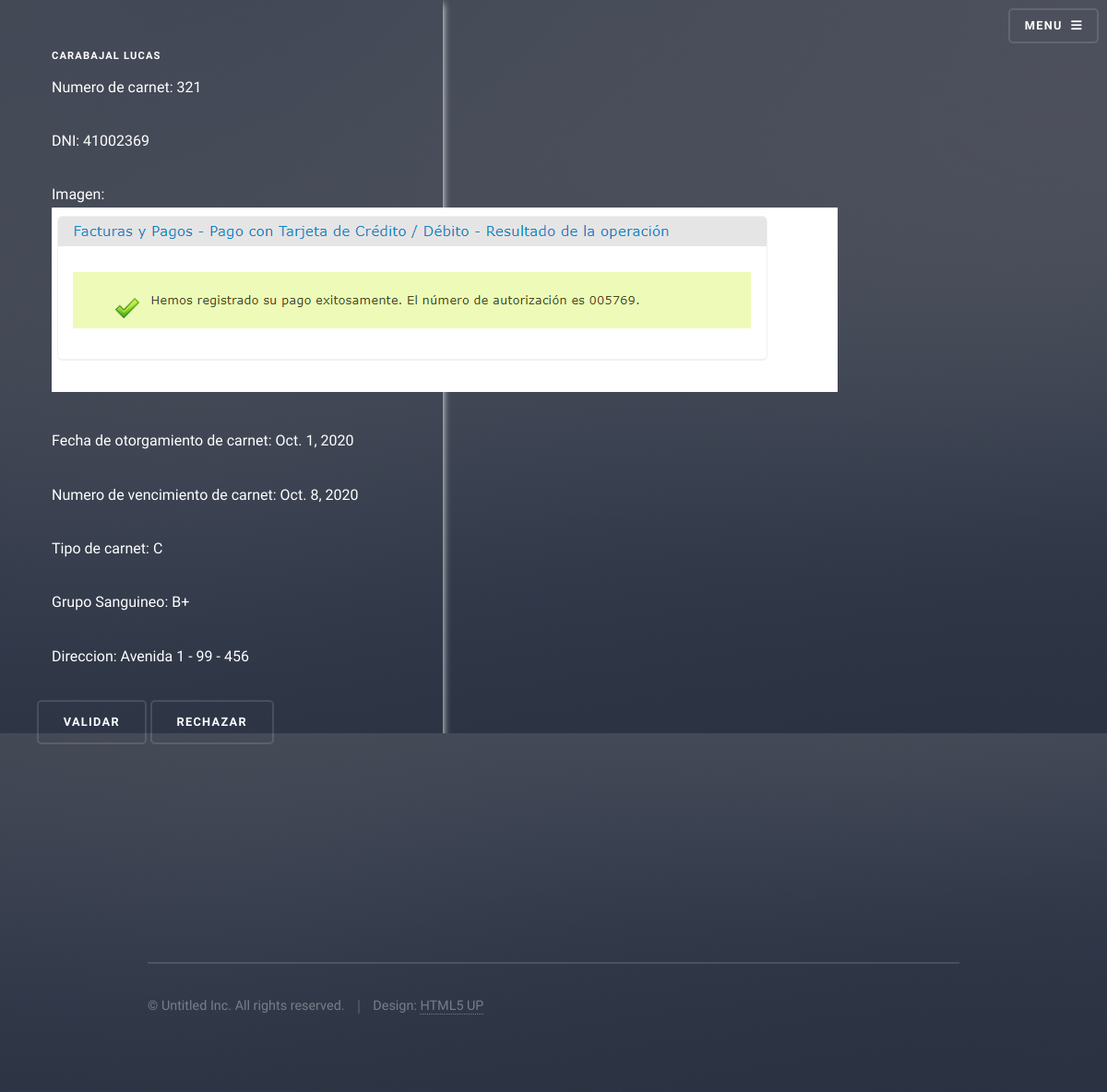
The app's page /validar-carnets/3/ with its own data.
### user/models.py (models this page shows, shortened)
class Carnet(models.Model):
    n_carnet = models.IntegerField()
    foto = models.ImageField(upload_to='media/', null=True,blank=True)
    otorgamiento = models.DateField()
    vencimiento = models.DateField()
    tipo_carnet = models.ForeignKey(TipoCarnet, on_delete=models.PROTECT, null=True)
    donante = models.BooleanField(default=False)
    grupo_s = models.ForeignKey(GrupoSanguineo, on_delete=models.PROTECT, null=True)
    validado = models.BooleanField(default=False, blank=True)
    user = models.ForeignKey(Usuario, on_delete=models.CASCADE, blank=True, null=True, related_name='users')

class Usuario(AbstractUser):
    dni = models.IntegerField(blank=True, null=True)
    nacimiento = models.DateField(blank=True, null=True)
    image = models.ImageField(upload_to='users/%Y/%m/%d', null=True, blank=True)
    nacionalidad = models.ForeignKey(Nacionalidad, on_delete=models.CASCADE, null=True)
    phone = models.IntegerField(blank=True, null=True)
    direccion = models.ForeignKey(Direcciones, on_delete=models.CASCADE, null=True, blank=True)

class TipoCarnet(models.Model):
    tipo = models.CharField(max_length=5)
    def __str__(self):
        return self.tipo

class GrupoSanguineo(models.Model):
    grupo = models.CharField(max_length=3)
    def __str__(self):
        return self.grupo

class Direcciones(models.Model):
    nombre = models.CharField(max_length=50)
    numero = models.IntegerField(blank=True)
    piso = models.CharField(max_length=25, blank=True)
    altura = models.CharField(blank=True, null=True, max_length=20)

### AppCarnet/views.py (the view)
# urls.py: path('validar-carnets/<int:pk>/', ValidarCarnet.as_view(), name='validar-carnet'),
class ValidarCarnet(DetailView):
    model = Carnet
    template_name = 'validar-carnet.html'
    def get_context_data(self, *args, **kwargs):
        context = super(ValidarCarnet, self).get_context_data(*args, **kwargs)
        context["carnet"] = Carnet.objects.filter(pk=self.object.pk)
        return context

### AppCarnet/templates/validar-carnet.html (shortened to what this page needs)
{% extends 'base.html' %}
{% load static %}
{% block content %}
<div class="card">
	<form action="{% url 'validated_carnet' %}" method="POST">
		<div class="container">
			<h4><b>{{object.user.last_name}} {{object.user.first_name}}</b></h4>
			<p>Numero de carnet: {{object.n_carnet}}</p>
			<p>DNI: {{object.user.dni}}</p>
			<p>Imagen: <img src="{{object.foto.url}}" alt="Foto del carnet"></p>
			<p>Fecha de otorgamiento de carnet: {{object.otorgamiento}}</p>
			<p>Numero de vencimiento de carnet: {{object.vencimiento}}</p>
			<p>Tipo de carnet: {{object.tipo_carnet}}</p>
			<p>Grupo Sanguineo: {{object.grupo_s}}</p>
			<p>Direccion: {{object.user.direccion.nombre}} - {{object.user.direccion.numero}} - {{object.user.direccion.altura}}</p>
		  </div>
		  <div>
			<input type="submit" value="Validar" name="validar" id="validar_id">
			<input type="submit" value="Rechazar" name="rechazar" id="rechazar_id">
		  </div>
	</form>
  </div>
{% endblock content%}

### AppCarnet/static/assets/css/main.css (style rules this page uses)
html, body, div, span, applet, object, iframe, h1, h2, h3, h4, h5, h6, p, blockquote, pre, a, abbr, acronym, address, big, cite, code, del, dfn, em, img, ins, kbd, q, s, samp, small, strike, strong, sub, sup, tt, var, b, u, i, center, dl, dt, dd, ol, ul, li, fieldset, label, legend, table, caption, tbody, tfoot, thead, tr, th, td, article, aside, canvas, details, embed, figure, figcaption, footer, header, hgroup, menu, nav, output, ruby, section, summary, time, mark, audio, video { margin: 0; padding: 0; border: 0; font-size: 100%; font: inherit; vertical-align: baseline; }
body { line-height: 1; }
form { padding: 50px 60px 60px 40px; }
body { -webkit-text-size-adjust: none; }
input, select, textarea { -moz-appearance: none; -webkit-appearance: none; -ms-appearance: none; appearance: none; }
body { -ms-overflow-style: scrollbar; }
html { box-sizing: border-box; }
*, *:before, *:after { box-sizing: inherit; }
body { background-color: #2e3141; background-image: linear-gradient(to top, rgba(46, 49, 65, 0.8), rgba(46, 49, 65, 0.8)), url("../../images/bg.jpg"); background-size: auto, cover; background-attachment: fixed, fixed; background-position: center, center; }
body, input, select, textarea { color: #ffffff; font-family: "Source Sans Pro", Helvetica, sans-serif; font-size: 16.5pt; font-weight: 300; line-height: 1.65; }
@media screen and (max-width: 1680px) { body, input, select, textarea { font-size: 13pt; } }
@media screen and (max-width: 1280px) { body, input, select, textarea { font-size: 12pt; } }
strong, b { color: #ffffff; font-weight: 600; }
p { margin: 0 0 2em 0; }
h1, h2, h3, h4, h5, h6 { color: #ffffff; font-family: Raleway, Helvetica, sans-serif; font-weight: 700; letter-spacing: 0.1em; margin: 0 0 1em 0; text-transform: uppercase; }
h4 { font-size: 0.7em; }
form { margin: 0 0 2em 0; }
form > :last-child { margin-bottom: 0; }
input[type="submit"], input[type="reset"], input[type="button"], button, .button { -moz-appearance: none; -webkit-appearance: none; -ms-appearance: none; appearance: none; -moz-transition: background-color 0.2s ease-in-out; -webkit-transition: background-color 0.2s ease-in-out; -ms-transition: background-color 0.2s ease-in-out; transition: background-color 0.2s ease-in-out; background-color: transparent; border-radius: 5px; border: 0; box-shadow: inset 0 0 0 2px rgba(255, 255, 255, 0.125); color: #ffffff !important; cursor: pointer; display: inline-block; font-family: Raleway, Helvetica, sans-serif; font-size: 0.8em; font-weight: 700; height: 3.75em; letter-spacing: 0.1em; line-height: 3.75em; padding: 0 2.25em; text-align: center; text-decoration: none; text-transform: uppercase; white-space: nowrap; }

### AppCarnet/templates/validar-carnet.html (style rules this page uses)
.card { box-shadow: 0 4px 8px 0; transition: 0.3s; width: 40%; }
.container { padding: 2px 16px; }

### records on screen
Carnet: user.last_name "CARABAJAL", user.first_name "LUCAS", n_carnet "321", user.dni "41002369", foto (picture), otorgamiento "Oct. 1, 2020", vencimiento "Oct. 8, 2020", tipo_carnet "C", grupo_s "B+", user.direccion.nombre "Avenida 1", user.direccion.numero "99", user.direccion.altura "456"
